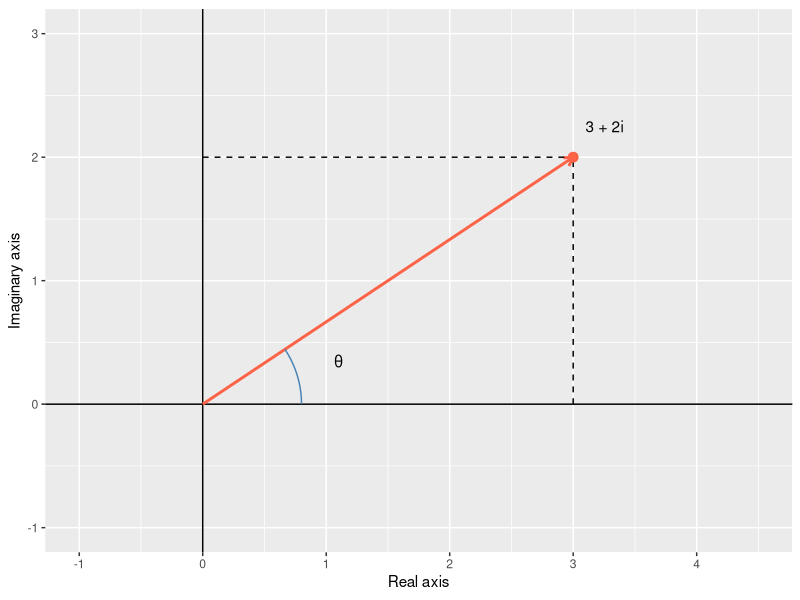
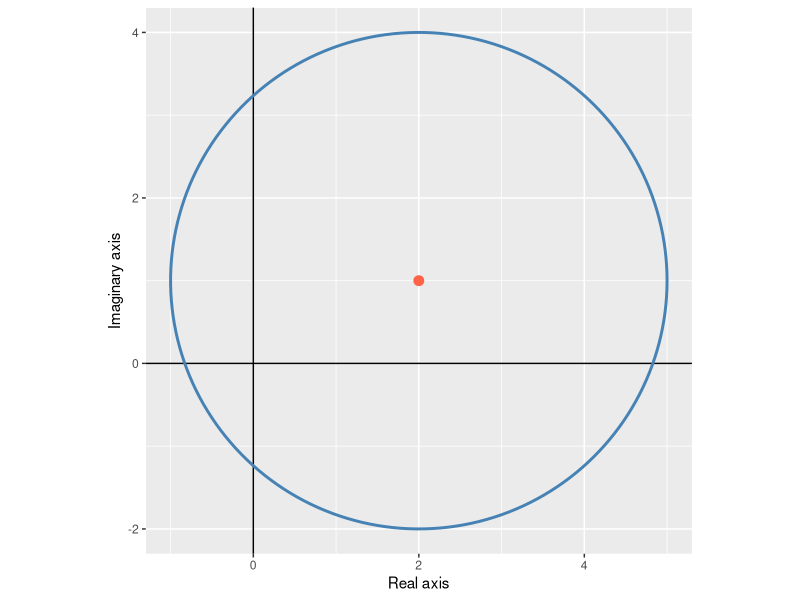

Source code (R) for these figures, in order:
## ---- chunk 1
#| echo: false
#| fig-alt: "The complex plane with a horizontal Real axis and a vertical Imaginary axis. An arrow runs from the origin to the point 3 + 2i, with dashed lines to the axes and an arc marking its angle of about 34 degrees."
library(ggplot2)

z <- 3 + 2i
arc <- data.frame(t = seq(0, Arg(z), length.out = 50))

ggplot() +
  geom_hline(yintercept = 0) + geom_vline(xintercept = 0) +
  geom_segment(aes(x = 0, y = 0, xend = Re(z), yend = Im(z)),
               arrow = arrow(length = unit(0.25, "cm")), colour = "tomato", linewidth = 1) +
  geom_segment(aes(x = Re(z), y = 0, xend = Re(z), yend = Im(z)), linetype = "dashed") +
  geom_segment(aes(x = 0, y = Im(z), xend = Re(z), yend = Im(z)), linetype = "dashed") +
  geom_path(data = arc, aes(0.8 * cos(t), 0.8 * sin(t)), colour = "steelblue") +
  annotate("point", x = Re(z), y = Im(z), size = 3, colour = "tomato") +
  annotate("text", x = Re(z) + 0.1, y = Im(z) + 0.25, label = "3 + 2i", hjust = 0) +
  annotate("text", x = 1.1, y = 0.35, label = "theta", parse = TRUE) +
  coord_fixed(xlim = c(-1, 4.5), ylim = c(-1, 3)) +
  labs(x = "Real axis", y = "Imaginary axis")
## ---- chunk 2
#| fig-alt: "A circle of radius 3 centred at 2 + 1i drawn in the complex plane, with its centre marked and the Real and Imaginary axes labelled."
c0 <- 2 + 1i      # centre
r  <- 3           # radius
t  <- seq(0, 2 * pi, length.out = 200)

z  <- c0 + r * exp(1i * t)

ggplot(data.frame(re = Re(z), im = Im(z)), aes(re, im)) +
  geom_hline(yintercept = 0) + geom_vline(xintercept = 0) +
  geom_path(colour = "steelblue", linewidth = 1) +
  annotate("point", x = Re(c0), y = Im(c0), colour = "tomato", size = 3) +
  coord_fixed() +
  labs(x = "Real axis", y = "Imaginary axis")
